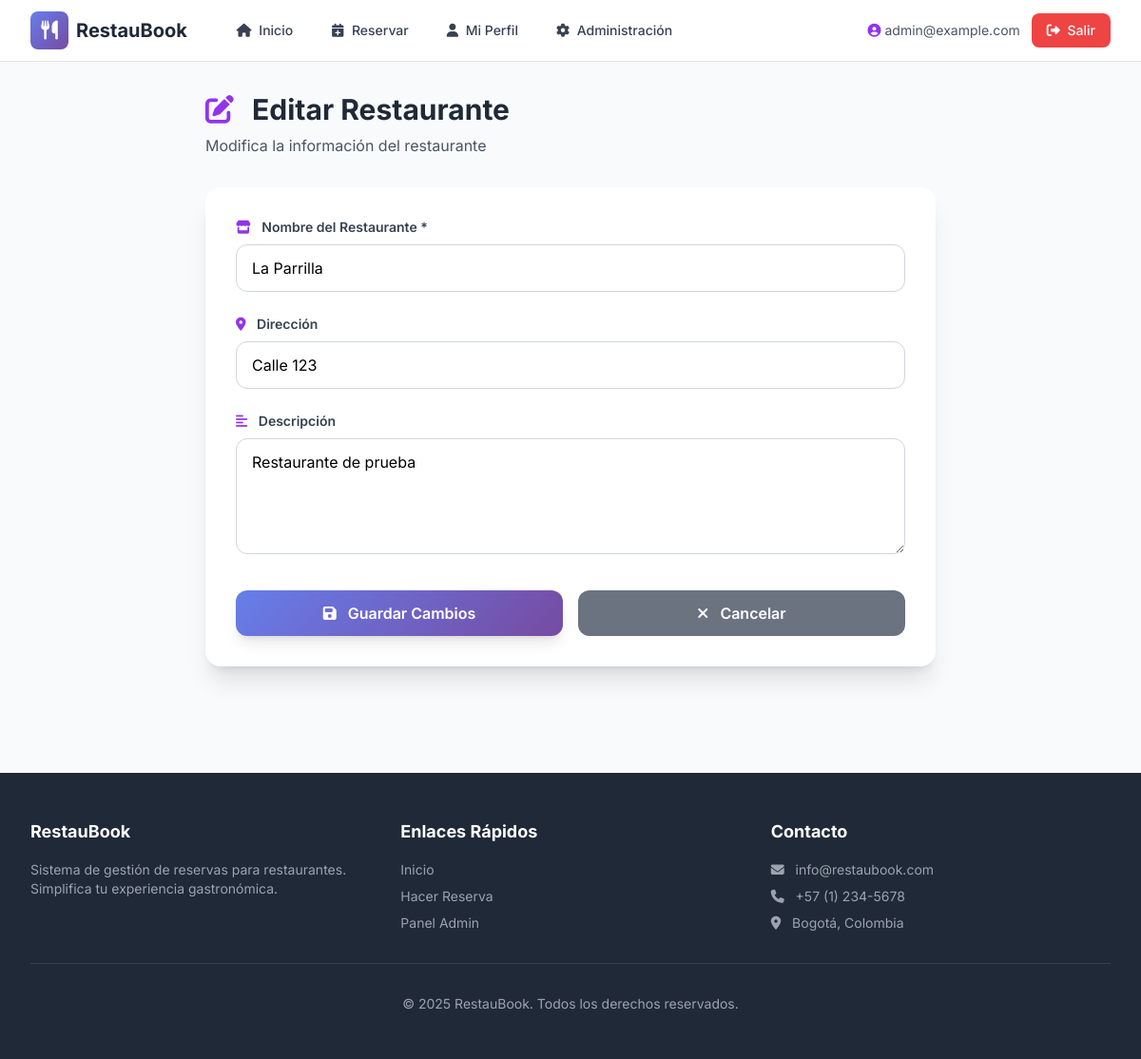
Screenshot of /admin/restaurantes/editar/1 (signed in) with the database file from the repository.
### models.py (models this page shows, shortened)
class Restaurant(db.Model):
    __tablename__ = 'restaurants'
    id = db.Column(db.Integer, primary_key=True)
    nombre = db.Column(db.String(120), nullable=False)
    direccion = db.Column(db.String(200))
    descripcion = db.Column(db.Text)
    tables = db.relationship('Table', backref='restaurant', cascade='all, delete-orphan')

### app.py (the view, shortened to what this page needs)
@app.route('/admin/restaurantes/editar/<int:id>', methods=['GET', 'POST'])
@admin_required
def editar_restaurante(id):
    restaurante = Restaurant.query.get_or_404(id)
    return render_template('editar_restaurante.html', restaurante=restaurante)

### app.py (called while the page is built)
def admin_required(f):
    @wraps(f)
    def decorated_function(*args, **kwargs):
        if session.get('role') != 'ADMIN':
            flash('Acceso restringido: solo administradores', 'danger')
            return redirect(url_for('index'))
        return f(*args, **kwargs)
    return decorated_function

### templates/editar_restaurante.html (shortened to what this page needs)
{% extends "base.html" %}
{% block content %}
<div class="max-w-3xl mx-auto animate-fade-in">
    <div class="mb-8">
        <h1 class="text-3xl font-bold text-gray-800 mb-2">
            <i class="fas fa-edit text-purple-600 mr-3"></i>
            Editar Restaurante
        </h1>
        <p class="text-gray-600">Modifica la información del restaurante</p>
    </div>
    <div class="bg-white rounded-2xl shadow-xl p-8">
        <form method="POST" action="/admin/restaurantes/editar/{{ restaurante.id }}">
            <div class="space-y-6">
                <div>
                    <label for="nombre" class="block text-sm font-semibold text-gray-700 mb-2">
                        <i class="fas fa-store text-purple-600 mr-2"></i>
                        Nombre del Restaurante *
                    </label>
                    <input
                        type="text"
                        id="nombre"
                        name="nombre"
                        required
                        value="{{ restaurante.nombre }}"
                        class="w-full px-4 py-3 border border-gray-300 rounded-xl focus:ring-2 focus:ring-purple-500 focus:border-transparent transition"
                    >
                </div>
                <div>
                    <label for="direccion" class="block text-sm font-semibold text-gray-700 mb-2">
                        <i class="fas fa-map-marker-alt text-purple-600 mr-2"></i>
                        Dirección
                    </label>
                    <input
                        type="text"
                        id="direccion"
                        name="direccion"
                        value="{{ restaurante.direccion or '' }}"
                        class="w-full px-4 py-3 border border-gray-300 rounded-xl focus:ring-2 focus:ring-purple-500 focus:border-transparent transition"
                    >
                </div>
                <div>
                    <label for="descripcion" class="block text-sm font-semibold text-gray-700 mb-2">
                        <i class="fas fa-align-left text-purple-600 mr-2"></i>
                        Descripción
                    </label>
                    <textarea
                        id="descripcion"
                        name="descripcion"
                        rows="4"
                        class="w-full px-4 py-3 border border-gray-300 rounded-xl focus:ring-2 focus:ring-purple-500 focus:border-transparent transition"
                    >{{ restaurante.descripcion or '' }}</textarea>
                </div>
            </div>
            <div class="flex gap-4 mt-8">
                <button
                    type="submit"
                    class="flex-1 btn-primary text-white py-3 rounded-xl font-semibold shadow-lg"
                >
                    <i class="fas fa-save mr-2"></i>
                    Guardar Cambios
                </button>
                <a
                    href="/admin/restaurantes"
                    class="flex-1 bg-gray-500 hover:bg-gray-600 text-white py-3 rounded-xl font-semibold text-center transition"
                >
                    <i class="fas fa-times mr-2"></i>
                    Cancelar
                </a>
            </div>
        </form>
    </div>
</div>
{% endblock %}

### templates/base.html (style rules this page uses)
body { font-family: 'Inter', sans-serif; }
.btn-primary { background: linear-gradient(135deg, #667eea 0%, #764ba2 100%); transition: all 0.3s ease; }
.animate-fade-in { animation: fadeIn 0.5s ease-in; }

### rows the page displays
Restaurant: nombre "La Parrilla", direccion "Calle 123", descripcion "Restaurante de prueba"

### other values shown
{{ session.email }} "admin@example.com"
